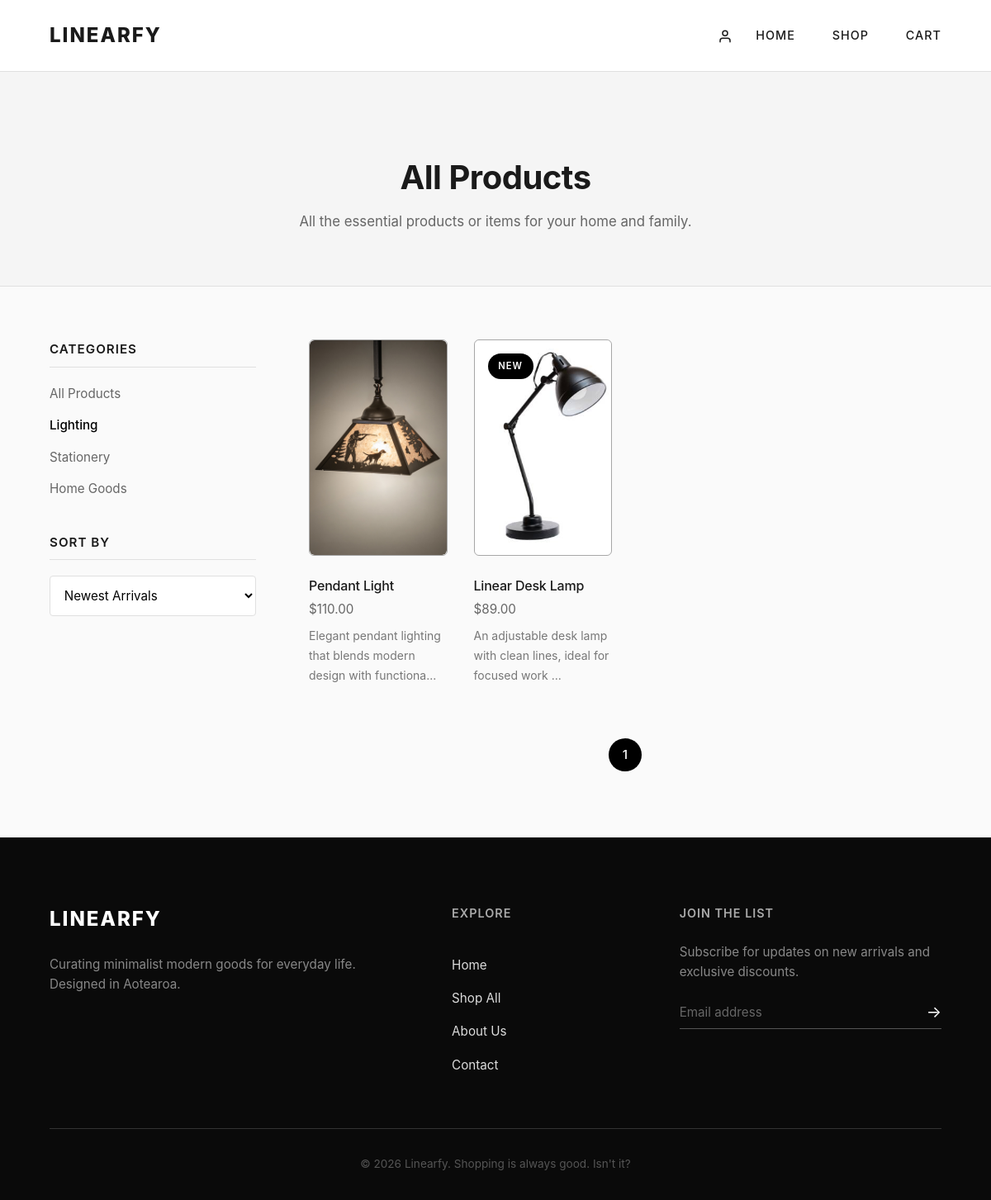
The page /shop?category=lighting&sort=newest on the database its author committed.
### app.py (models this page shows)
class Product(db.Model):
    id = db.Column(db.Integer, primary_key=True)
    name = db.Column(db.String(100), nullable=False)
    price = db.Column(db.Float, nullable=False)
    category = db.Column(db.String(50), nullable=False)
    image = db.Column(db.String(200), nullable=False)
    description = db.Column(db.Text, nullable=False)
    is_new = db.Column(db.Boolean, default=False)
    is_sale = db.Column(db.Boolean, default=False)

### app.py (the view)
@app.route('/shop')
def shop():
    category = request.args.get('category', 'all')
    sort = request.args.get('sort', 'newest')
    page = request.args.get('page', 1, type=int)
    query = Product.query
    if category != 'all':
        if category == 'home':
            query = query.filter(
                Product.category == 'home'
            )
        elif category == 'lighting':
            query = query.filter(
                Product.category == 'lighting'
            )
        elif category == 'stationery':
            query = query.filter(
                Product.category == 'stationery'
            )
    if sort == 'price-low':
        query = query.order_by(Product.price.asc())
    elif sort == 'price-high':
        query = query.order_by(Product.price.desc())
    else:
        query = query.order_by(Product.id.desc())
    per_page = 4
    pagination = query.paginate(
        page=page,
        per_page=per_page,
        error_out=False
    )
    products = pagination.items
    return render_template(
        'shop.html',
        products=products,
        pagination=pagination,
        current_category=category,
        current_sort=sort
    )

### templates/shop.html (shortened to what this page needs)
{% extends "base.html" %}
{% block content %}
<div class="page-header">
    <div class="header-content">
        <h1>All Products</h1>
        <p>All the essential products or items for your home and family.</p>
    </div>
</div>
<div class="shop-layout">
    <aside class="shop-sidebar">
        <div class="filter-group">
            <h3>Categories</h3>
            <ul class="filter-list">
                <li>
                    <a href="{{ url_for('shop',
                                        category='all',
                                        sort=current_sort) }}"
                    class="{% if current_category == 'all' %}active{% endif %}">
                        All Products
                    </a>
                </li>
                <li>
                    <a href="{{ url_for('shop',
                                        category='lighting',
                                        sort=current_sort) }}"
                    class="{% if current_category == 'lighting' %}active{% endif %}">
                        Lighting
                    </a>
                </li>
                <li>
                    <a href="{{ url_for('shop',
                                        category='stationery',
                                        sort=current_sort) }}"
                    class="{% if current_category == 'stationery' %}active{% endif %}">
                        Stationery
                    </a>
                </li>
                <li>
                    <a href="{{ url_for('shop',
                                        category='home',
                                        sort=current_sort) }}"
                    class="{% if current_category == 'home' %}active{% endif %}">
                        Home Goods
                    </a>
                </li>
            </ul>
        </div>
        <div class="filter-group">
            <h3>Sort By</h3>
            <form method="GET">
                <select name="sort"
                        class="sort-select"
                        onchange="this.form.submit()">
                    <option value="newest"
                        {% if current_sort == 'newest' %}selected{% endif %}>
                        Newest Arrivals
                    </option>
                </select>
            </form>
        </div>
    </aside>
    <main class="shop-main">
        <div class="product-grid shop-grid">
            {% for product in products %}
            <div class="product-card" data-category="{{ product.category }}">
                <div class="image-wrapper">
                    <img
                        src="{{ url_for('static',
                        filename='images/products/' + product.image) }}"
                        alt="{{ product.name }}"
                        class="product-image"
                    />
                    {% if product.is_new %}
                    <span class="badge">New</span>
                    {% elif product.is_sale %}
                    <span class="badge">Sale</span>
                    {% endif %}
                    <div class="quick-action">
                    </div>
                </div>
                <div class="product-info">
                    <h3>
                        {{ product.name }}
                    </h3>
                    <p class="price">
                        ${{ "%.2f"|format(product.price) }}
                    </p>
                    <p style="font-size: 14px;
                            color: #777;
                            margin-top: 8px;
                            line-height: 1.7;">
                        {{ product.description[:65] }}...
                    </p>
                </div>
            </div>
            {% endfor %}
        </div>
        <div class="pagination">
            {% for page_num in pagination.iter_pages() %}
                {% if page_num %}
                <a href="{{ url_for('shop',
                                    page=page_num,
                                    category=current_category,
                                    sort=current_sort) }}"
                class="page-number
                {% if page_num == pagination.page %}
                active
                {% endif %}">
                    {{ page_num }}
                </a>
                {% endif %}
            {% endfor %}
        </div>
    </main>
</div>
{% endblock %}

### static/css/style.css (style rules this page uses)
* { margin: 0; padding: 0; box-sizing: border-box; font-family: 'Inter', 'Segoe UI', Tahoma, Geneva, Verdana, sans-serif; }
html, body { -ms-overflow-style: none; scrollbar-width: none; }
:root { --primary-color: #000000; --bg-color: #fafafa; --text-color: #1a1a1a; --border-color: #e0e0e0; --input-bg: #ffffff; }
body { background-color: var(--bg-color); color: var(--text-color); line-height: 1.6; }
.product-image { width: 100%; height: 260px; object-fit: cover; border-radius: 12px; display: block; }
.product-grid { display: grid; grid-template-columns: repeat(5, 1fr); gap: 1.5rem; }
.product-grid .product-info h3 { font-size: 1rem; }
.product-grid .price { font-size: 0.95rem; }
.product-card { background: transparent; border: none; text-align: left; }
.image-wrapper { position: relative; overflow: hidden; border-radius: 6px; margin-bottom: 1.5rem; border: 1px solid rgb(167, 167, 167); }
.product-image { aspect-ratio: 4 / 5; background-color: #eaeaea; width: 100%; border-radius: 6px; transition: transform 0.6s cubic-bezier(0.25, 0.46, 0.45, 0.94); }
.badge { position: absolute; top: 1rem; left: 1rem; background-color: var(--primary-color); color: #ffffff; font-size: 0.7rem; padding: 0.4rem 0.8rem; border-radius: 20px; letter-spacing: 1px; text-transform: uppercase; font-weight: 600; }
.product-info { padding: 0; }
.product-info h3 { font-size: 1.25rem; font-weight: 500; margin-bottom: 0.3rem; letter-spacing: -0.2px; }
.price { font-size: 1.05rem; color: var(--text-color); margin-bottom: 1rem; font-weight: 400; }
.pagination { display: flex; justify-content: center; align-items: center; gap: 1rem; margin-top: 4rem; }
.page-number, .page-arrow { text-decoration: none; color: var(--text-color); font-size: 0.95rem; font-weight: 500; width: 40px; height: 40px; display: flex; justify-content: center; align-items: center; border-radius: 50%; transition: all 0.3s ease; }
.page-number.active { background-color: var(--primary-color); color: #ffffff; }
.page-header { background-color: #f5f5f5; padding: 6rem 5% 4rem; text-align: center; border-bottom: 1px solid var(--border-color); }
.page-header h1 { font-size: 2.5rem; font-weight: 700; margin-bottom: 0.5rem; letter-spacing: -0.5px; }
.page-header p { color: #666666; font-size: 1.05rem; }
.shop-layout { display: flex; max-width: 1300px; margin: 4rem auto; padding: 0 5%; gap: 4rem; align-items: flex-start; }
.shop-sidebar { width: 250px; flex-shrink: 0; position: sticky; top: 2rem; }
.shop-main { flex-grow: 1; }
.filter-group { margin-bottom: 2.5rem; }
.filter-group h3 { font-size: 0.95rem; font-weight: 600; text-transform: uppercase; letter-spacing: 1px; margin-bottom: 1.2rem; padding-bottom: 0.5rem; border-bottom: 1px solid var(--border-color); }
.filter-list { list-style: none; }
.filter-list li { margin-bottom: 0.8rem; }
.filter-list a { text-decoration: none; color: #666666; font-size: 0.95rem; transition: color 0.2s ease; }
.filter-list a:hover, .filter-list a.active { color: var(--primary-color); font-weight: 500; }
.sort-select { width: 100%; padding: 0.8rem; background-color: var(--input-bg); border: 1px solid var(--border-color); border-radius: 4px; font-size: 0.95rem; outline: none; cursor: pointer; font-family: inherit; }
.shop-grid { display: grid; grid-template-columns: repeat(4, 1fr); gap: 2rem; }
.shop-grid .product-info h3 { font-size: 1rem; margin-bottom: 0.2rem; }
.shop-grid .price { font-size: 0.95rem; color: #666666; margin-bottom: 0; }
.quick-action { position: absolute; bottom: 0; left: 0; width: 100%; padding: 1rem; background: linear-gradient(to top, rgba(0,0,0,0.1), transparent); transform: translateY(100%); transition: transform 0.3s cubic-bezier(0.16, 1, 0.3, 1); }

### rows shown on the page
Product: image (picture), name "Pendant Light", price "110.00", description "Elegant pendant lighting that blends modern design with functiona"
Product: image (picture), is_new "NEW", name "Linear Desk Lamp", price "89.00", description "An adjustable desk lamp with clean lines, ideal for focused work"

### other values the page prints
{{ page_num }} "1"
